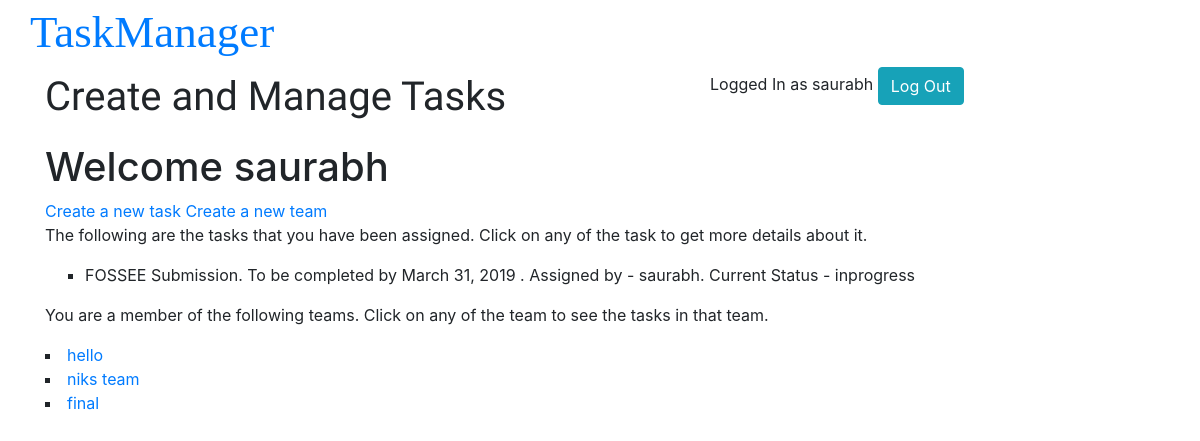
The app's page /users/userpage/ (signed in), older data.
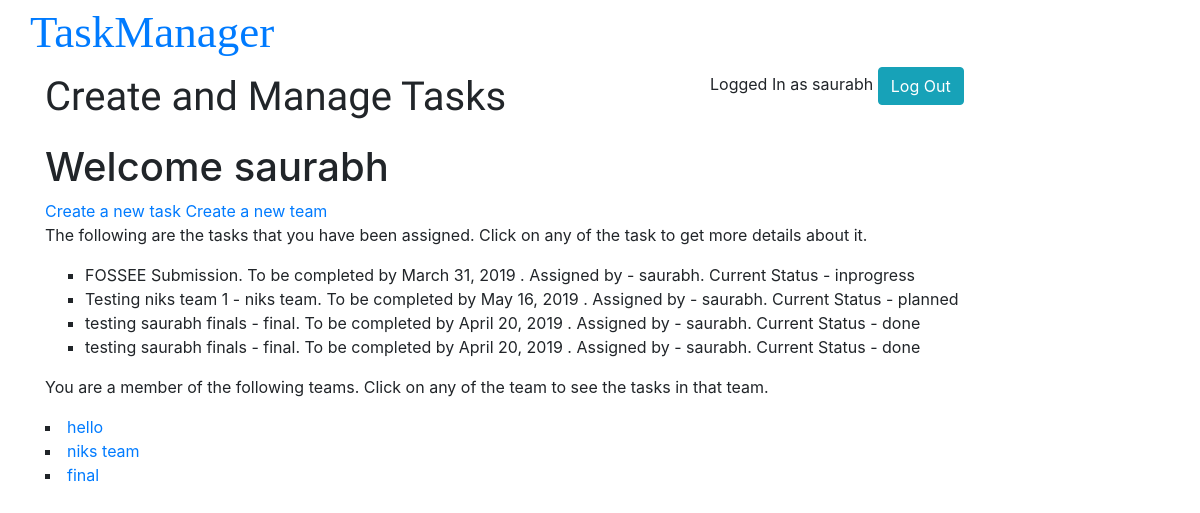
The same page, newer data.
### tasks/models.py (models this page shows, shortened)
class Task(models.Model):
    team = models.ForeignKey(Team,on_delete=models.CASCADE, null=True, blank=True)
    title = models.CharField(max_length=100)
    description = models.TextField()
    assignee = models.ManyToManyField(User)
    status = models.CharField(max_length=15,choices=STATUS, default='Planned')
    deadline = models.DateField(blank=True, null=True)
    created_by = models.CharField(max_length=100)
    created_on = models.DateTimeField(auto_now_add=True)

### users/models.py (models this page shows)
class Team(models.Model):
    name = models.CharField(max_length=100)
    users = models.ManyToManyField(User)
    created_by = models.CharField(max_length=100)
    created_on = models.DateTimeField(auto_now_add=True)
    def __str__(self):
        return self.name

### users/views.py (the view)
@login_required(login_url="/")
def userpage(request):
    user = request.user
    teams = user.team_set.all()
    tasks = user.task_set.all()
    context = {
        'user': user,
        'teams': teams,
        'tasks': tasks
    }
    return render(request, 'users/userpage.html', context)

### users/templates/users/userpage.html (shortened to what this page needs)
{% extends 'base.html' %}
{% load staticfiles %}
{% block one %}
<body>
    <h1 id="detailhead">Welcome {{ user.username }}</h1>
    <a href="{% url 'tasks:new-task' %}">Create a new task</a>
    <a href="{% url 'users:new-team' %}">Create a new team</a>
    <div>
        {% if tasks %}
            <p>The following are the tasks that you have been assigned. Click on any of the task to get more details about it.</p>
            <ul>
            {% for task in tasks %}
                <li>{{ task.title }}{% if task.team %} - {{ task.team }}{% endif %}.
                    {% if task.deadline %} To be completed by {{ task.deadline }} {% endif %}.
                    Assigned by - {{ task.created_by }}.
                    Current Status - {{ task.status }}
                </li>
            {% endfor %}
            </ul>
        {% else %}
            <p>You have been assigned no tasks</p>
        {% endif %}
    </div>
    <div>
        {% if teams %}
            <p>You are a member of the following teams. Click on any of the team to see the tasks in that team.</p>
        {% for team in teams %}
        <li>
            <a href="{% url 'users:team-disp' id=team.id %}">{{ team.name }}</a>
        </li>
        {% endfor %}
        {% else %}
        <p>
            You are not a member of any team.
        </p>
        {% endif %}
    </div>
</body>
{% endblock %}

### global_templates/base.html (shortened to what this page needs)
{% load staticfiles %}
<!DOCTYPE html>
<html>
    <head>
        <meta-charset="utf-8">
        <link rel="stylesheet" type="text/css" href="{% static 'styles.css' %}">
        <link rel="stylesheet" href="https://maxcdn.bootstrapcdn.com/bootstrap/4.1.0/css/bootstrap.min.css">
    </head>
    <body>
        <div class="container">
        <header>
            {% if user.is_authenticated %}
            <div class="row">
                <h1 class="title"><a href="{% url 'users:userpage' %}">TaskManager</a></h1>
            </div>
            <div class="row">
            <div class="col-md-7">
                <p class="line">Create and Manage Tasks</p>
            </div>
            <nav class="navi col-md-5">
                <span>Logged In as {{ user.username }}</span>
                <a href="{% url 'users:logout' %}"><input type="submit" class="btn btn-info" value="Log Out"></a>
            </nav>
            </div>
            {% endif %}
        </header>
        <div class="wrap">
            {% block one %}
            {% endblock %}
        </div>
        </div>
    </body>
</html>

### global_assets/styles.css (style rules this page uses)
.title { margin-top: 5px; font-family: 'Arvo', serif; font-size: 45px; }
.line { font-family: 'Tangerine', cursive; font-size: 40px; }
li { list-style-type: square; }

Row changes from the older to the newer data that the page shows:
added Task: title "Testing niks team 1", team "niks team", deadline "May 16, 2019", created_by "saurabh", status "planned"
added Task: title "testing saurabh finals", team "final", deadline "April 20, 2019", created_by "saurabh", status "done"
added Task: title "testing saurabh finals", team "final", deadline "April 20, 2019", created_by "saurabh", status "done"
